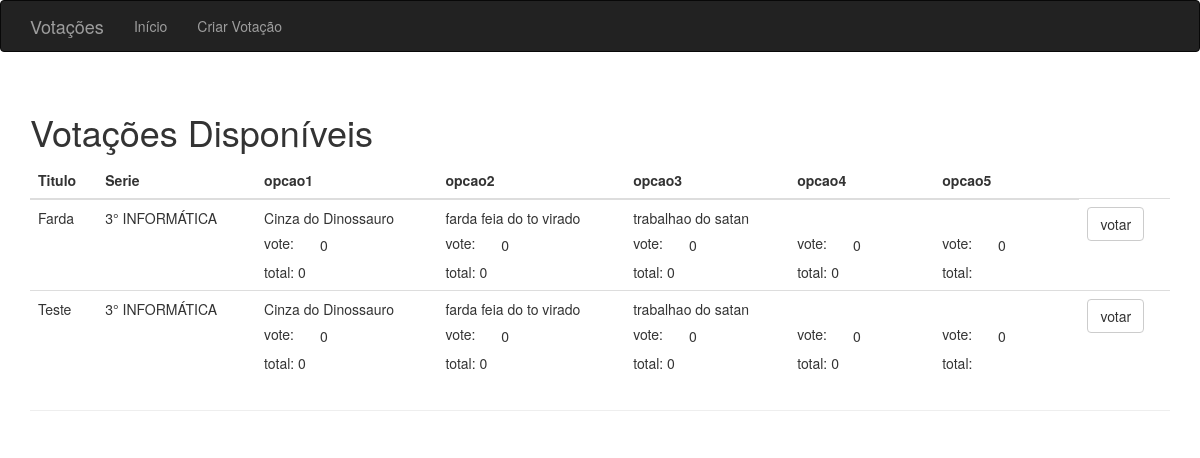
The app's page /votacao-criadas, older data.
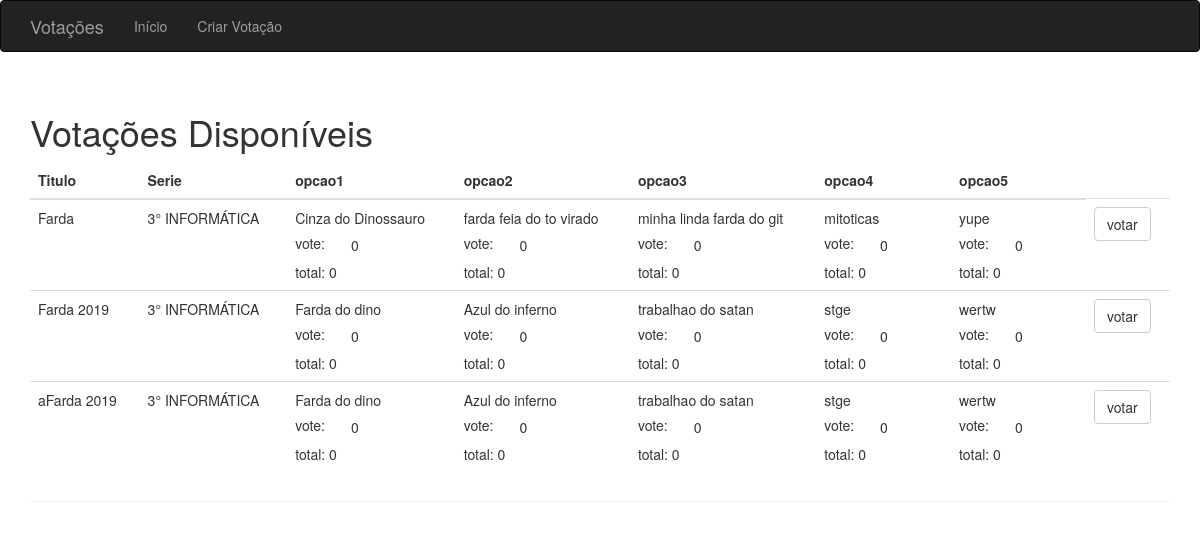
The same page, newer data.
### app.py (models this page shows, shortened)
class Votacao(db.Model):
    __tablename__="Votacao"
    titulo= db.Column(db.String (30), primary_key=True)
    opcao1= db.Column(db.String (20), default="")
    vot1 = db.Column(db.Integer, default=0)
    opcao2= db.Column(db.String (20), default="")
    vot2 = db.Column(db.Integer, default=0)
    opcao3= db.Column(db.String (20), default="")
    vot3 = db.Column(db.Integer, default=0)
    opcao4= db.Column(db.String (20), default="")
    vot4 = db.Column(db.Integer, default=0)
    opcao5= db.Column(db.String (20), default="")
    vot5= db.Column(db.Integer, default=0)
    serie = db.Column(db.String(30), db.ForeignKey('Sala.serie'))

### app.py (the view, shortened to what this page needs)
@app.route('/votacao-criadas', methods=['GET', 'POST'])
def votacaoCriadas():
    form = Votos()
    votacoes = Votacao.query.order_by(Votacao.titulo).all()
    forms = {}
    for v in votacoes:
        f = Votos(votacao=v.titulo,quantidade=0,quantidade2=0,quantidade3=0,quantidade4=0,quantidade5=0)
        forms[v] = f
    return render_template('votacaoCriadas.html', votacoes=votacoes, forms=forms)

### app.py
class Votos (FlaskForm):
    votacao = HiddenField('ProdutoTipo', validators=[DataRequired()])
    quantidade = IntegerField('Quantidade', validators=[DataRequired()], widget=NumberInput(step=1, max=1, min=0),default=0)
    quantidade2 = IntegerField('Quantidade', validators=[DataRequired()], widget=NumberInput(step=1, max=1, min=0),default=0)
    quantidade3 = IntegerField('Quantidade', validators=[DataRequired()], widget=NumberInput(step=1, max=1, min=0),default=0)
    quantidade4 = IntegerField('Quantidade', validators=[DataRequired()], widget=NumberInput(step=1, max=1, min=0),default=0)
    quantidade5 = IntegerField('Quantidade', validators=[DataRequired()], widget=NumberInput(step=1, max=1, min=0),default=0)
    submit = SubmitField('votar')

### templates/votacaoCriadas.html (shortened to what this page needs)
{% extends "bootstrap/base.html" %}
{% import "bootstrap/wtf.html" as wtf %}
{% block head %}
{{ super() }}
{% endblock %}
{% block navbar %}
<div class="navbar navbar-inverse" role="navigation">
    <div class="container">
        <div class="navbar-header">
            <a class="navbar-brand" href="/">Votações</a>
        </div>
        <div class="navbar-collapse collapse">
            <ul class="nav navbar-nav">
                <li><a href="/">Início</a></li>
                <li><a href="/criar-votacao">Criar Votação</a></li>
            </ul>
        </div>
    </div>
</div>
{% endblock %}
{% block content %}
<div class="container">
    {% block page_content %}
      <div class="page-header">
        <h1>Votações Disponíveis</h1>
        <table class="table">
      <thead>
        <tr>
          <th scope="col">Titulo</th>
          <th scope="col">Serie</th>
          <th scope="col">opcao1</th>
          <th scope="col">opcao2</th>
          <th scope="col">opcao3</th>
          <th scope="col">opcao4</th>
          <th scope="col">opcao5</th>
        </tr>
      </thead>
      <tbody>
          {% for votacao in votacoes %}
            <tr>
              <td>{{ votacao.titulo }}</td>
              <td>{{ votacao.serie }}</td>
              <td>{{ votacao.opcao1 }} <br>vote: {{ forms[votacao].quantidade(class_="btn") }} <br>total: {{ votacao.vot1 }} </td>
              <td>{{ votacao.opcao2 }} <br>vote: {{ forms[votacao].quantidade2(class_="btn") }} <br>total: {{ votacao.vot2 }}</td>
              <td>{{ votacao.opcao3 }} <br>vote: {{ forms[votacao].quantidade3(class_="btn") }} <br>total: {{ votacao.vot3 }}</td>
              <td>{{ votacao.opcao4 }} <br>vote: {{ forms[votacao].quantidade4(class_="btn") }} <br>total: {{ votacao.vot4 }}</td>
              <td>{{ votacao.opcao5 }} <br>vote: {{ forms[votacao].quantidade5(class_="btn") }} <br>total: {{ votacao.vot5 }}</td>
              <td>{{ forms[votacao].submit(class_="btn btn-default") }}</td>
            </tr>
          {% endfor %}
      </tbody>
    </table>
      </div>
    {% endblock %}
    </div>
{% endblock %}

Row changes from the older to the newer data that the page shows:
removed Votacao: titulo "Teste", serie "3° INFORMÁTICA", opcao1 "Cinza do Dinossauro", quantidade "0", vot1 "0", opcao2 "farda feia do to virado", quantidade2 "0", vot2 "0", opcao3 "trabalhao do satan", quantidade3 "0", vot3 "0", quantidade4 "0", vot4 "0", quantidade5 "0"
changed Votacao "Farda": opcao3 "trabalhao do satan" → "minha linda farda do git"; opcao4 (not shown) → "mitoticas"; opcao5 (not shown) → "yupe"; vot5 (not shown) → "0"
added Votacao: titulo "Farda 2019", serie "3° INFORMÁTICA", opcao1 "Farda do dino", quantidade "0", vot1 "0", opcao2 "Azul do inferno", quantidade2 "0", vot2 "0", opcao3 "trabalhao do satan", quantidade3 "0", vot3 "0", opcao4 "stge", quantidade4 "0", vot4 "0", opcao5 "wertw", quantidade5 "0", vot5 "0"
added Votacao: titulo "aFarda 2019", serie "3° INFORMÁTICA", opcao1 "Farda do dino", quantidade "0", vot1 "0", opcao2 "Azul do inferno", quantidade2 "0", vot2 "0", opcao3 "trabalhao do satan", quantidade3 "0", vot3 "0", opcao4 "stge", quantidade4 "0", vot4 "0", opcao5 "wertw", quantidade5 "0", vot5 "0"
